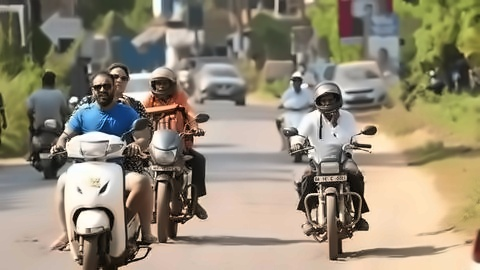
#> input picture data/images/denoised/train/helmet1.jpg, 480 x 270 px; its folder holds only this picture in this run
$ python test_ocr.py
#> lines starting #> are read from the running program, lines starting #| are printed output that depends on the picture; after the words box and inside, x2 and y2 are one past the last pixel; in counts of white or black regions, pixels touching at a corner belong together
# test_ocr.py

import cv2
import pytesseract
import os
import glob

# Path to Tesseract executable
pytesseract.pytesseract.tesseract_cmd = r"C:\Program Files\Tesseract-OCR\tesseract.exe"

# Path to the folder containing helmet images
image_folder = r"C:\Users\Thvishan\HELMETAND-NUMBERPLATE-DETECTION\data\images\denoised\train"

# Verify folder exists
if not os.path.exists(image_folder):
    print("Train folder not found at:", image_folder)
    exit()

# Find all helmet images automatically
image_paths = glob.glob(os.path.join(image_folder, "helmet*.jpg"))

if not image_paths:
    print("No helmet images found in folder!")
    exit()

# Loop through all helmet images
for image_path in image_paths:
    img = cv2.imread(image_path)
#> img is the input picture: shape (270, 480, 3); mean B, G, R 119.7, 139.1, 148.7
    if img is None:
        print(f"Failed to load {image_path}")
        continue

    # Resize image to improve OCR accuracy
    img = cv2.resize(img, None, fx=2, fy=2, interpolation=cv2.INTER_CUBIC)
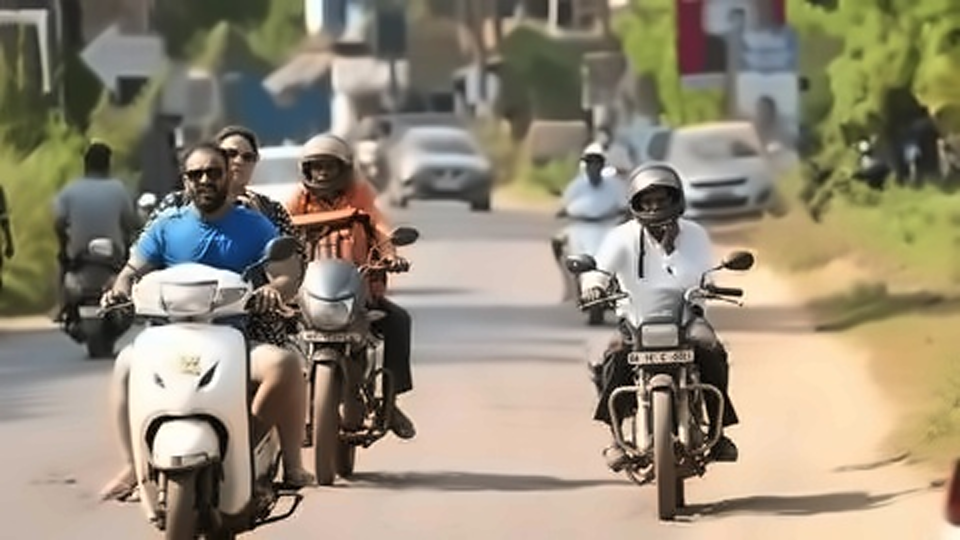
#> img: shape (540, 960, 3); mean B, G, R 119.7, 139.1, 148.6

    # Convert to grayscale
    gray = cv2.cvtColor(img, cv2.COLOR_BGR2GRAY)
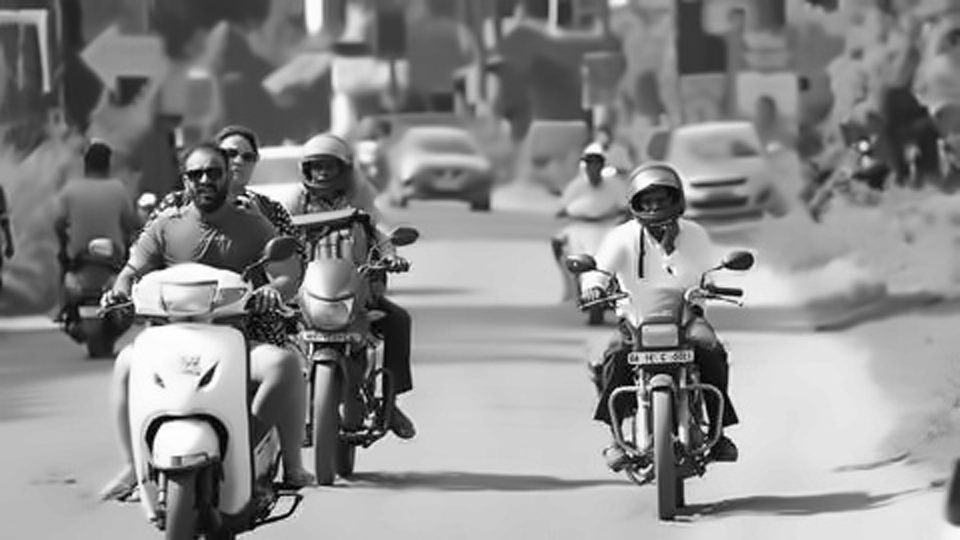
#> gray: shape (540, 960); min 0, max 255, mean 139.7

    # Adaptive thresholding
    thresh = cv2.adaptiveThreshold(gray, 255,
                                   cv2.ADAPTIVE_THRESH_GAUSSIAN_C,
                                   cv2.THRESH_BINARY, 11, 2)
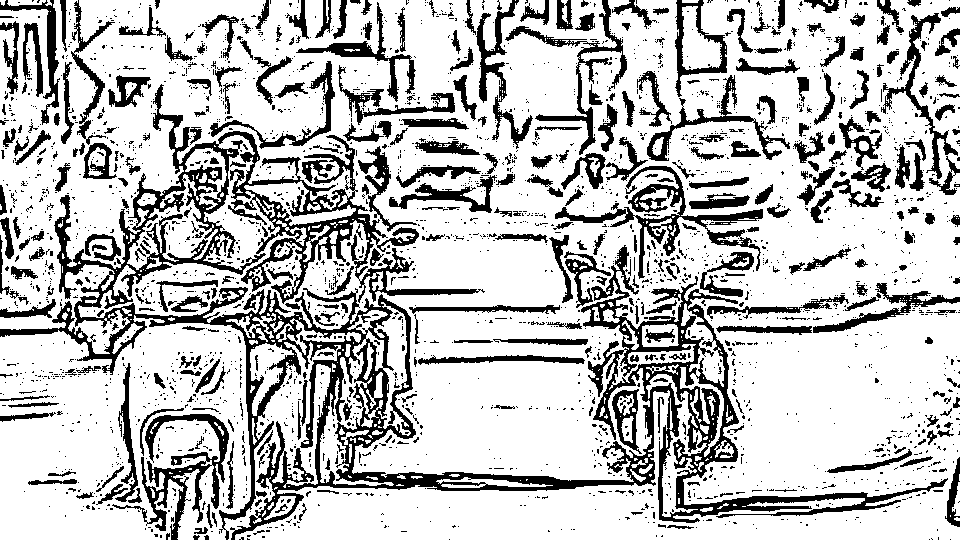
#> thresh: shape (540, 960); 75.6% white; 2687 black regions (2324 under 20 px), largest, box (x1, y1, x2, y2) and area: (0, 84, 948, 540) 47520, (555, 166, 763, 279) 3677, (112, 414, 229, 540) 3444

    # OCR with whitelist (only letters and digits)
    custom_config = r'--oem 3 --psm 7 -c tessedit_char_whitelist=ABCDEFGHIJKLMNOPQRSTUVWXYZ0123456789'
#> (the run stopped early here; a loop or call above may not have finished)

$ run again, on data/images/denoised/train/helmet5.jpg
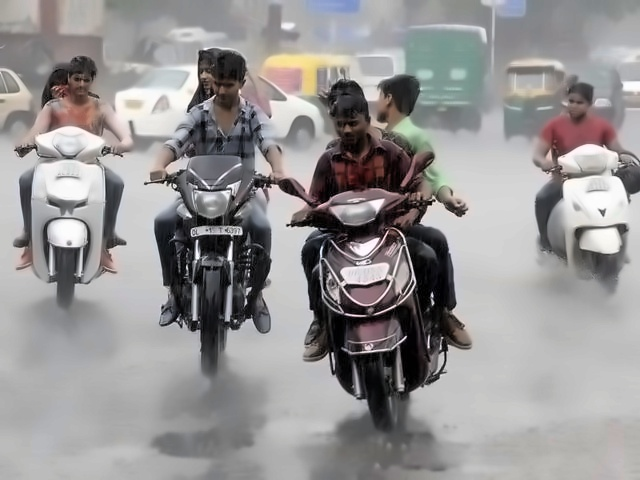
#> input picture data/images/denoised/train/helmet5.jpg, 640 x 480 px
#> img is the input picture: shape (480, 640, 3); mean B, G, R 148.6, 148.4, 150.6
#> img: shape (960, 1280, 3)
#> `gray = cv2.cvtColor(img, cv2.COLOR_BGR2GRAY)`:
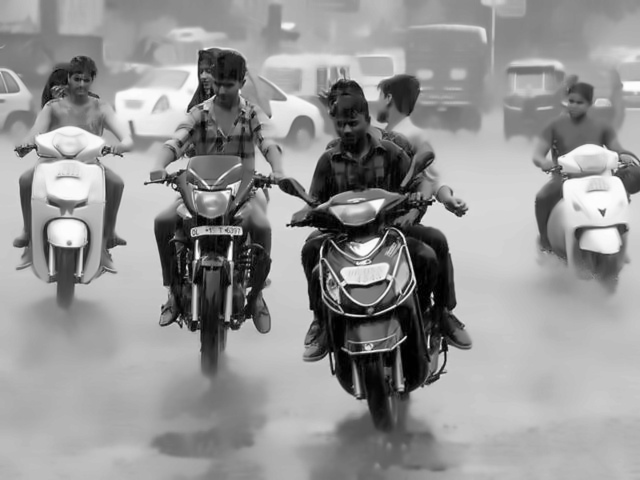
#> gray: shape (960, 1280) (shown at 1/2 size); min 0, max 255, mean 149.1
#> `thresh = cv2.adaptiveThreshold(gray, 255, cv2.ADAPTIVE_THRESH_GAUSSIAN..`:
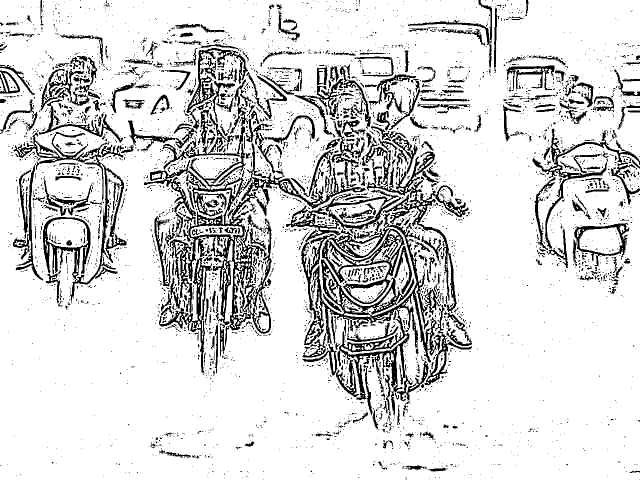
#> thresh: shape (960, 1280) (shown at 1/2 size); 84.9% white; 4756 black regions (4168 under 20 px), largest, box (x1, y1, x2, y2) and area: (572, 380, 944, 833) 31947, (288, 286, 731, 747) 25220, (730, 271, 937, 626) 8699

$ run again, on data/images/denoised/train/helmet8.jpg
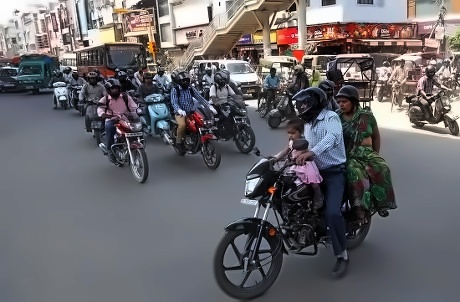
#> input picture data/images/denoised/train/helmet8.jpg, 460 x 302 px
#> img is the input picture: shape (302, 460, 3); mean B, G, R 107.4, 103.3, 105.6
#> img: shape (604, 920, 3)
#> `gray = cv2.cvtColor(img, cv2.COLOR_BGR2GRAY)`:
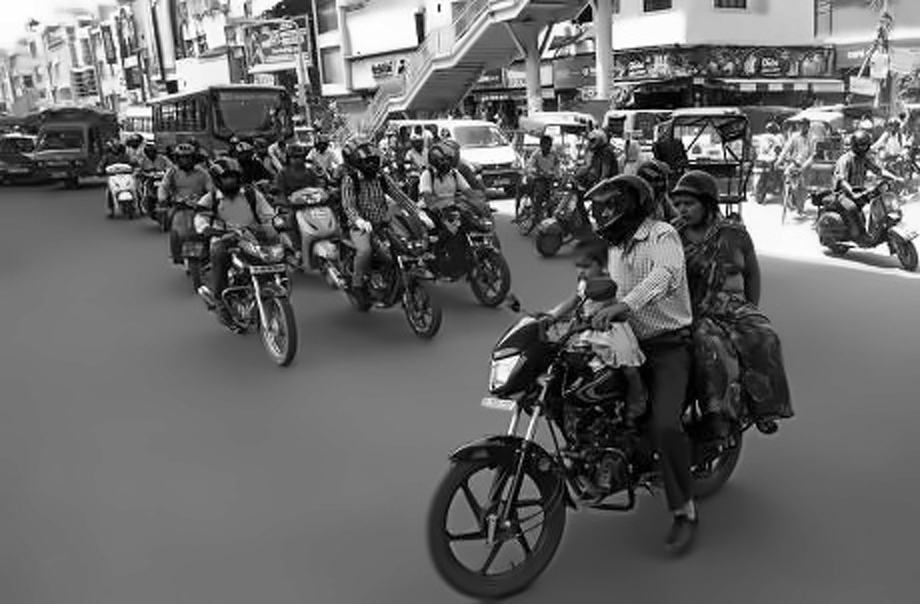
#> gray: shape (604, 920); min 0, max 255, mean 104.5
#> `thresh = cv2.adaptiveThreshold(gray, 255, cv2.ADAPTIVE_THRESH_GAUSSIAN..`:
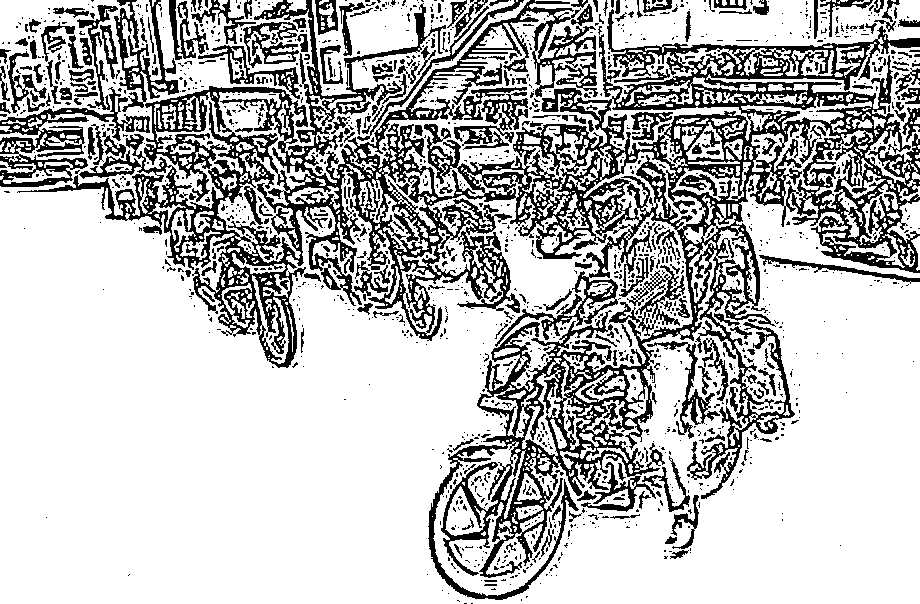
#> thresh: shape (604, 920); 74% white; 1531 black regions (1264 under 20 px), largest, box (x1, y1, x2, y2) and area: (17, 0, 920, 600) 102312, (0, 87, 150, 187) 3979, (114, 0, 179, 112) 2174

$ run again, on data/images/denoised/train/helmet9.jpg
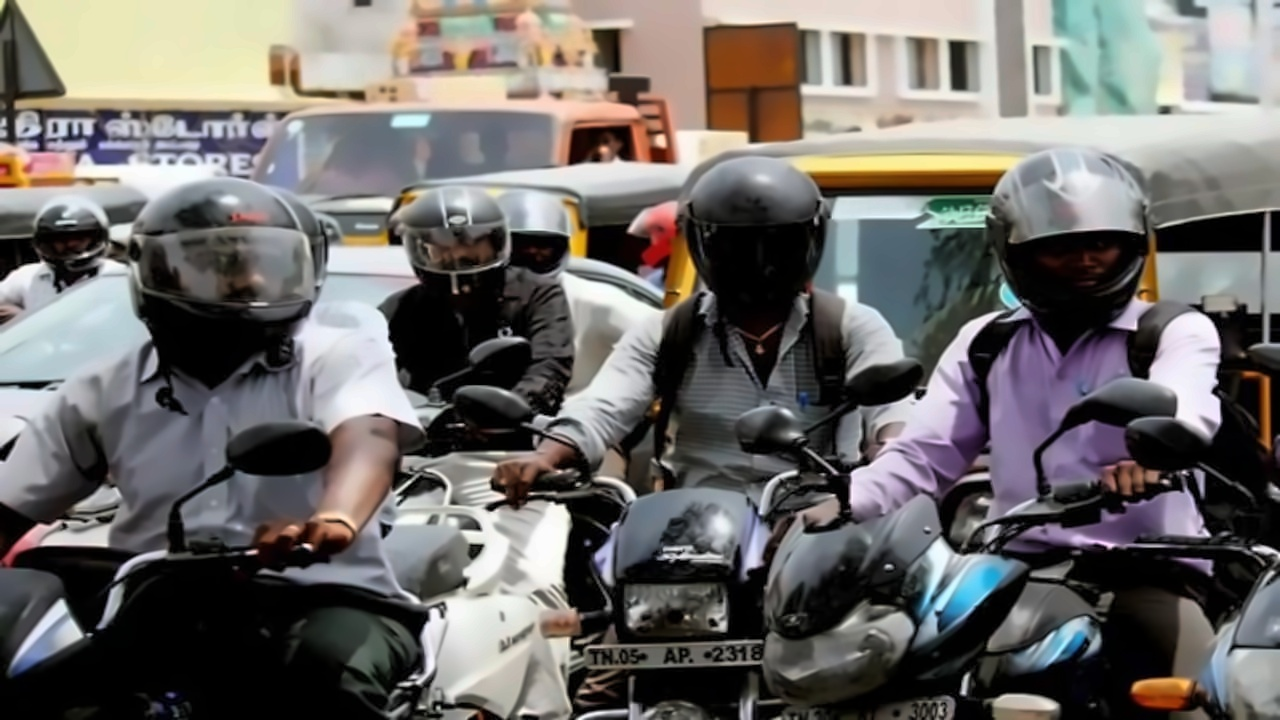
#> input picture data/images/denoised/train/helmet9.jpg, 1280 x 720 px
#> img is the input picture: shape (720, 1280, 3); mean B, G, R 104.5, 106.8, 109.8
#> img: shape (1440, 2560, 3)
#> `gray = cv2.cvtColor(img, cv2.COLOR_BGR2GRAY)`:
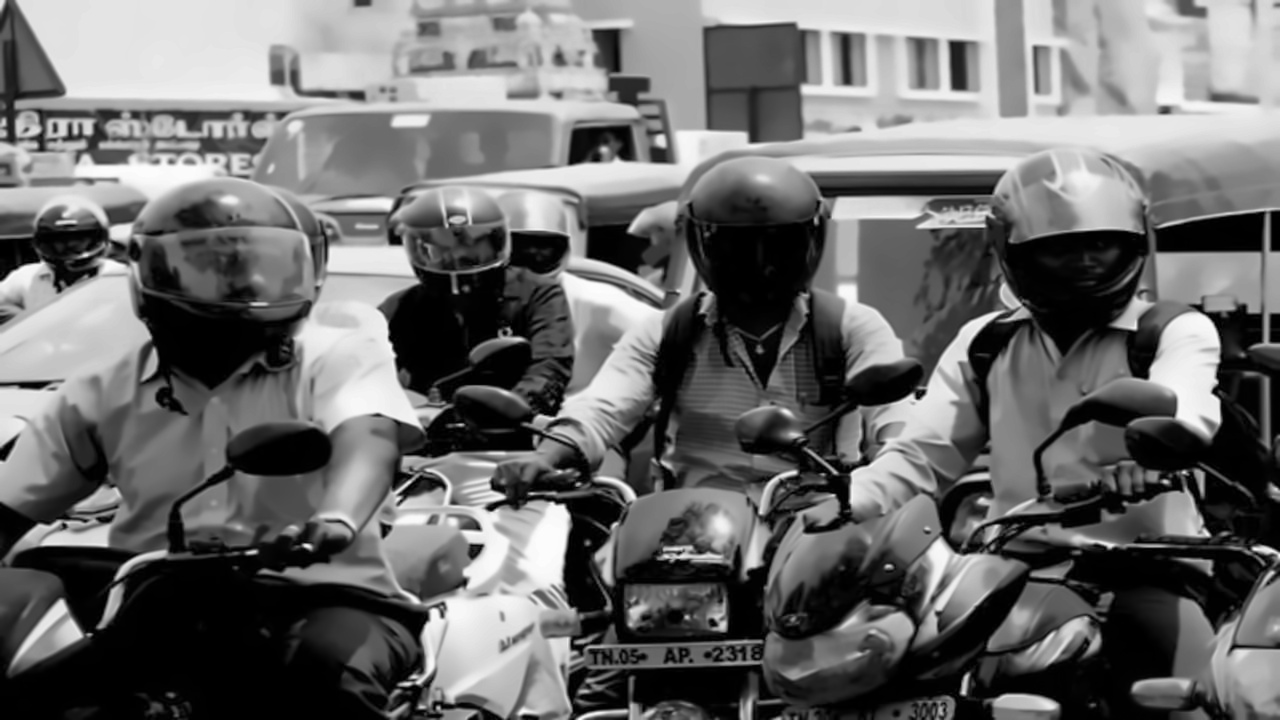
#> gray: shape (1440, 2560) (shown at 1/2 size); min 0, max 255, mean 107.4
#> `thresh = cv2.adaptiveThreshold(gray, 255, cv2.ADAPTIVE_THRESH_GAUSSIAN..`:
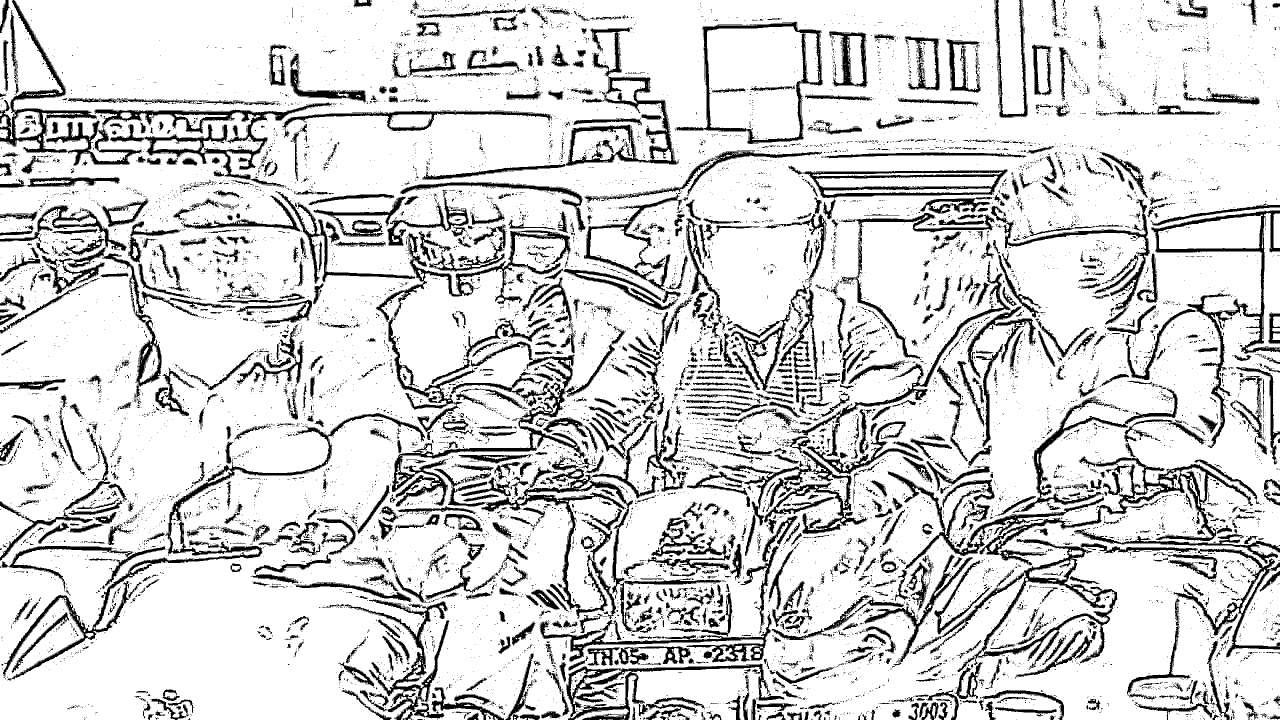
#> thresh: shape (1440, 2560) (shown at 1/2 size); 83.5% white; 14980 black regions (13475 under 20 px), largest, box (x1, y1, x2, y2) and area: (92, 205, 664, 373) 14949, (6, 826, 850, 1361) 14212, (1959, 913, 2506, 1131) 11425
